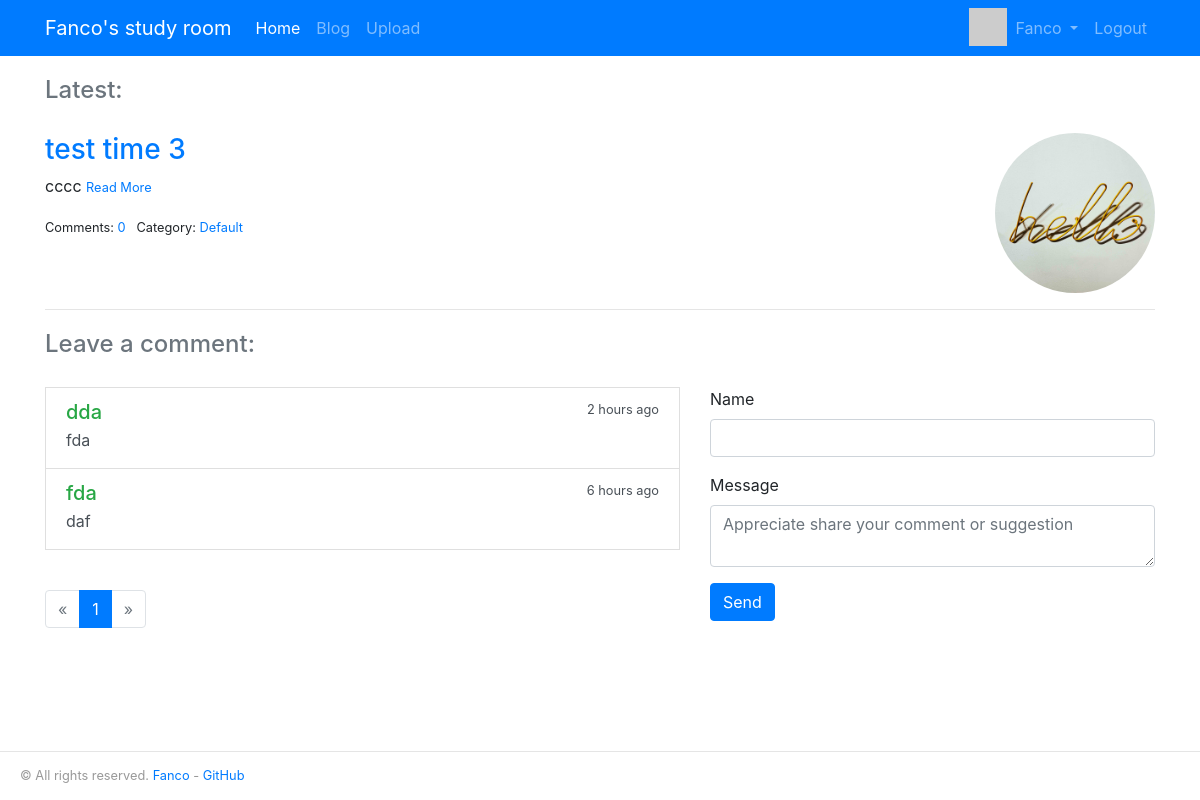
The page / (signed in) on the database its author committed.
### Blog/models.py (models this page shows, shortened)
@whooshee.register_model('username')
class User(db.Model, UserMixin):
	__tablename__ = 'users'
	id = db.Column(db.Integer, primary_key=True)
	email = db.Column(db.String(64), unique=True, index=True)
	username = db.Column(db.String(20), unique=True, index=True)
	password_hash = db.Column(db.String(128))
	image = db.Column(db.String(128))
	create_at = db.Column(db.DateTime, default=datetime.utcnow)
	last_seen = db.Column(db.DateTime(), default=datetime.utcnow)
	role_id = db.Column(db.Integer, db.ForeignKey('roles.id'))
	comments = db.relationship('Comment', backref='author')
	@property
	def is_admin(self):
		return self.role.name == 'ADMIN'
	@property
	def password(self):
		raise AttributeError('password is not a readable attribute')

@whooshee.register_model('title','body')
class Post(db.Model):
	__tablename__ = 'posts'
	id = db.Column(db.Integer, primary_key=True)
	title = db.Column(db.String(60))
	body = db.Column(db.Text)
	body_html = db.Column(db.Text)
	timestamp = db.Column(db.DateTime, default=datetime.utcnow, index=True)
	can_comment = db.Column(db.Boolean, default=True)
	category_id = db.Column(db.Integer, db.ForeignKey('categorys.id'))
	comments = db.relationship('Comment', backref='post', cascade='all, delete-orphan')

class Category(db.Model):
	__tablename__ = 'categorys'
	id = db.Column(db.Integer, primary_key=True)
	name = db.Column(db.String(30), unique=True)
	posts = db.relationship('Post', backref='category')

class Message(db.Model):
	id = db.Column(db.Integer, primary_key=True)
	name = db.Column(db.String(20))
	body = db.Column(db.String(100))
	timestamp = db.Column(db.DateTime, default=datetime.utcnow, index=True)

### Blog/blueprints/index.py (the view)
@index_bp.route('/', methods=['GET'])
def index():
    last = Post.query.order_by(Post.timestamp.desc()).first()
    form = HelloForm()
    page = request.args.get('page', 1, type=int)
    per_page = current_app.config['MESSAGE_PER_PAGE']
    pagination = Message.query.order_by(Message.timestamp.desc()).paginate(page, per_page=per_page)
    messages = pagination.items
    return render_template('index.html', post=last, pagination=pagination, messages=messages, form=form)

### Blog/form.py
class HelloForm(FlaskForm):
	name = StringField('Name', validators=[DataRequired(), Length(1, 20)])
	body = TextAreaField('Message', render_kw={'placeholder':"Appreciate share your comment or suggestion"}, validators=[DataRequired(), Length(1, 200)])
	submit = SubmitField('Send', render_kw={'id':"message_submit"})

### Blog/__init__.py (called while the page is built)
def register_template_context(app):
    @app.context_processor
    def make_template_context():
        admin = User.query.filter_by(username='admin').first()
        categories = Category.query.order_by(Category.name).all()
        return dict(admin=admin, categories=categories)

### Blog/extensions.py (called while the page is built)
@login_manager.user_loader
def load_user(user_id):
    from Blog.models import User
    user = User.query.get(int(user_id))
    return user

### Blog/templates/index.html (shortened to what this page needs)
{% extends 'base.html' %}
{% from 'bootstrap/form.html' import render_form %}
{% from 'bootstrap/pagination.html' import render_pager %}
{% from 'bootstrap/pagination.html' import render_pagination %}
{% block content %}
    <div class="page-header">
        <h4 class="text-muted">Latest:</h4>
    </div>
    <div class="row">
        <div class="col-sm-10">
            {% if post %}
                <h3 class="text-primary"><a href="{{ url_for('blog.show_post', param=post.title) }}">{{ post.title }}</a></h3>
                <p>
                    {{ post.body|striptags|truncate }}
                    <small><a href="{{ url_for('blog.show_post', param=post.title) }}">Read More</a></small>
                </p>
                <small>
                    Comments: <a href="{{ url_for('blog.show_post', param=post.title) }}">{{ post.comments|length }}</a>&nbsp;&nbsp;
                    Category: <a href="{{ url_for('blog.show_post', param=post.title) }}">{{ post.category.name }}</a>
                </small>
            {% endif %}
        </div>
        <div class="col-sm-2">
            <img class="pure-img pure-img-responsive" src="/static/img/portrait.jpg" alt="Logo">
        </div>
    </div>
    <hr>
    <div class="page-header">
        <h4 class="text-muted">Leave a comment:</h4>
    </div>
    <div id="message_area" class="row">
        <div id="show_message" class="col-sm-7">
            {% for message in messages %}
                <div class="list-group-item list-group-item-action flex-column">
                    <div class="d-flex w-100 justify-content-between">
                        <h5 class="mb-1 text-success">{{ message.name }}
                        </h5>
                        <small data-toggle="tooltip" data-placement="top"
                               data-timestamp="{{ message.timestamp.strftime('%Y-%m-%dT%H:%M:%SZ') }}"
                               data-delay="100">
                            {{ moment(message.timestamp).fromNow(refresh=True) }}
                        </small>
                    </div>
                    <p class="mb-1">{{ message.body }}</p>
                </div>
            {% endfor %}
            <div class="page-footer">{{ render_pagination(pagination) }}</div>
        </div>
        <div class="col-sm-5 edit_message" id="message_form">
            {{ render_form(form, id="message_form") }}
        </div>
    </div>
{% endblock %}

### Blog/templates/base.html (shortened to what this page needs)
<!doctype html>
{% from 'bootstrap/nav.html' import render_nav_item %}
<html lang="en">
<head>
    {% block head %}
        {% block styles %}
    <link rel="stylesheet" href="https://cdn.jsdelivr.net/npm/bootstrap@4.5.3/dist/css/bootstrap.min.css">
            <link rel="stylesheet" href="{{ url_for('static', filename='css/style.css') }}" type="text/css">
            <link rel="stylesheet" href="{{ url_for('static', filename='css/github.css') }}" type="text/css">
            <link rel="stylesheet" href="{{ url_for('static', filename='open-iconic/font/css/open-iconic-bootstrap.css') }}">
        {% endblock styles %}
    {% endblock head %}
</head>
<body>
{% block nav %}
    <nav class="navbar navbar-expand-lg navbar-dark bg-primary">
        <div class="container">
            <a class="navbar-brand" href="{{ url_for('index.index') }}">Fanco's study room</a>
            <div class="collapse navbar-collapse" id="navbarColor01">
                <ul class="navbar-nav mr-auto">
                    {{ render_nav_item('index.index', 'Home') }}
                    {{ render_nav_item('blog.blogs', 'Blog') }}
                    {% if current_user.is_admin %}
                        {{ render_nav_item('admin.upload', 'Upload') }}
                    {% endif %}
                </ul>
                <ul class="nav navbar-nav navbar-right">
                    {% if current_user.is_authenticated %}
                        <img class="img-display" width="38" height="38" src="{{ current_user.image }}">
                            <li class="nav-item dropdown">
                                <a href="#" class="nav-link dropdown-toggle" data-toggle="dropdown" role="button"
                                   aria-haspopup="true"
                                   aria-expanded="false">
                                    {{ current_user.username }}
                                </a>
                            </li>
                        {{ render_nav_item('auth.logout', 'Logout') }}
                    {% else %}
                        {{ render_nav_item('auth.login', 'Login') }}
                    {% endif %}
                </ul>
            </div>
        </div>
    </nav>
{% endblock nav %}
<main class="container main">
    {% block content %}{% endblock content %}
</main>
{% block footer %}
        <footer>
            <p class="float-left">
                <small> &copy; All rights reserved. <a href="http://fanco.ink" title="To my blog">Fanco</a> -
                    <a href="https://github.com/fancofang" title="Fork me on GitHub">GitHub</a>
                </small>
            </p>
        </footer>
{% endblock footer %}
</body>
</html>

### Blog/static/css/style.css (style rules this page uses)
html { overflow-y: scroll; }
:root { overflow-y: auto; overflow-x: hidden; }
:root body { position: absolute; }
body { width: 100vw; overflow: hidden; }
nav { margin-bottom: 20px; }
.page-header { padding-bottom: 20px; }
.main { min-height:calc(100vh - 155px); }
footer { margin-top: 30px; padding: 10px 0 40px 20px; color: #999; border-top: 1px solid #e5e5e5; }
.page-footer { padding-top: 40px; }
.pure-img { max-width: 100%; height: auto; display: block; }
.pure-img-responsive { border-radius:100%; }
textarea { height: 250px; }

### Blog/static/css/github.css (style rules this page uses)
hr { height: 4px; }
img { max-width: 100%; }

### rows shown on the page
User: username "Fanco"
Post: title "test time 3", body "cccc"
Category: category.name "Default"
Message: name "dda", timestamp "2 hours ago", body "fda"
Message: name "fda", timestamp "6 hours ago", body "daf"

### other values the page prints
{{ render_nav_item('index.index', 'Home') }} "Home"
{{ render_nav_item('blog.blogs', 'Blog') }} "Blog"
{{ render_nav_item('admin.upload', 'Upload') }} "Upload"
{{ render_nav_item('auth.logout', 'Logout') }} "Logout"
{{ post.comments|length }} "0"
{{ render_pagination(pagination) }} "« 1 »"
